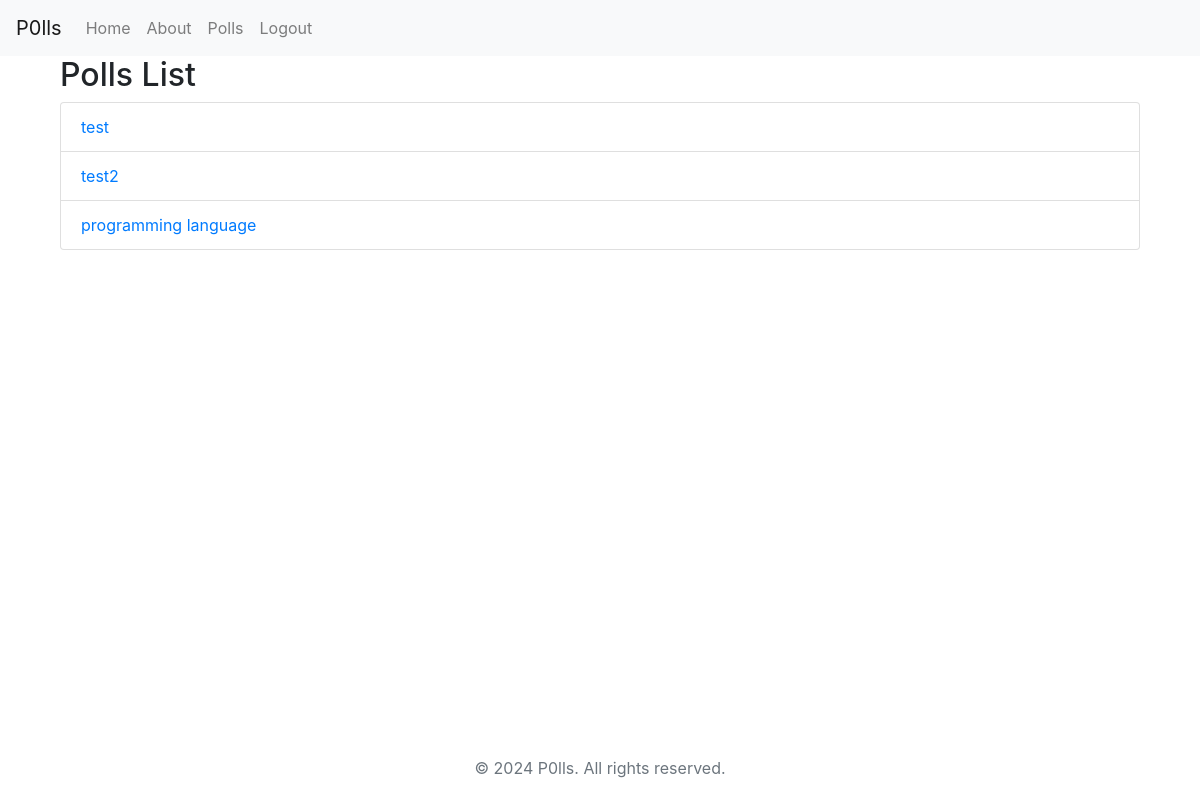
The app's page /polls/ (signed in) with its own data.
### polls/models.py (models this page shows, shortened)
class Poll(models.Model):
    title = models.CharField(max_length=200)
    pub_date = models.DateTimeField(default=timezone.now)

### polls/views.py (the view)
# urls.py: path('polls/', views.poll_list, name='poll_list'),
@login_required(login_url='/login/')
def poll_list(request):
    polls = Poll.objects.all()
    return render(request, 'poll_list.html', {'polls': polls})

### polls/templates/poll_list.html
{% extends 'base.html' %}
{% block content %}
  <div class="container">
      <h2>Polls List</h2>
      <ul class="list-group">
        {% for poll in polls %}
          <li class="list-group-item"><a href="{% url 'poll_detail' poll.id %}">{{ poll.title }}</a></li>
        {% endfor %}
      </ul>
    </div>
{% endblock %}

### static/css/styles.css (style rules this page uses)
html, body { height:100%; padding: 0; margin: 0; }
html { background-color: white; background-size: cover; }
body { background: rgba(255,255,255); }

### records on screen
Poll: title "test"
Poll: title "test2"
Poll: title "programming language"
